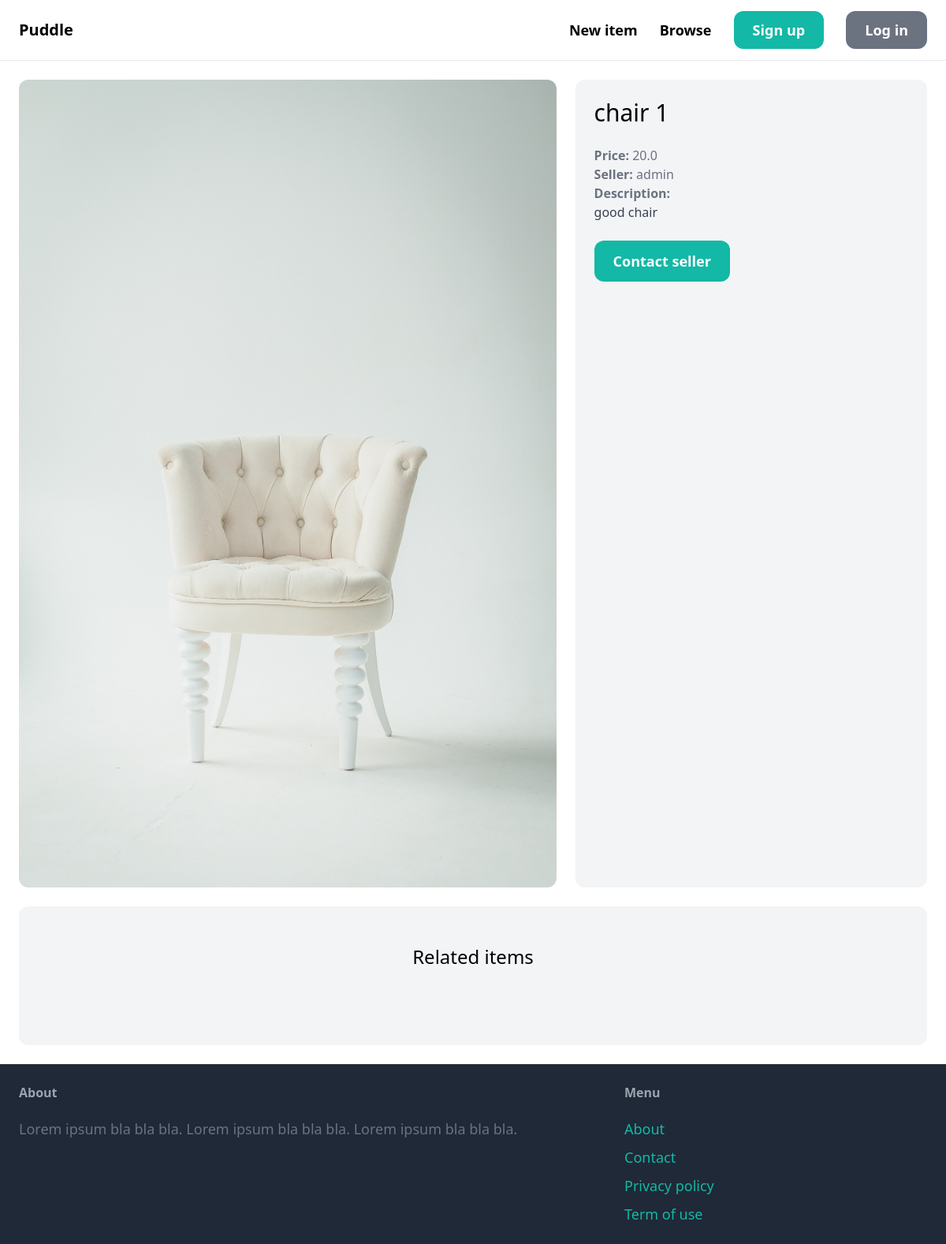
/items/5/, run on the app's committed database.
### item/models.py (models this page shows, shortened)
class Item(models.Model):
    category = models.ForeignKey(Category, related_name='items', on_delete=models.CASCADE)
    name = models.CharField(max_length=255)
    description = models.TextField(blank=True, null=True)
    price = models.FloatField()
    image = models.ImageField(upload_to='item_images', blank=True, null=True)
    is_sold = models.BooleanField(default=False)
    created_by = models.ForeignKey(User, related_name='items', on_delete=models.CASCADE)
    created_at = models.DateTimeField(auto_now_add=True)

### item/views.py (the view)
# urls.py: path('<int:pk>/', views.detail, name='detail'),
def detail(request, pk):
    item = get_object_or_404(Item, pk=pk)
    related_items = Item.objects.filter(category=item.category, is_sold=False).exclude(pk=pk)[0:3]
    return render(request, 'item/detail.html', {
        'item': item,
        'related_items': related_items
    })

### item/templates/item/detail.html (shortened to what this page needs)
{% extends 'core/base.html' %}
{% block content %}
<div class="grid grid-cols-5 gap-6">
    <div class="col-span-3">
        <img src="{{ item.image.url }}" class="rounded-xl">
    </div>
    <div class="col-span-2 p-6 bg-gray-100 rounded-xl">
        <h1 class="mb-6 text-3xl">{{ item.name }}</h1>
        <p class="text-gray-500"><strong>Price: </strong>{{ item.price }}</p>
        <p class="text-gray-500"><strong>Seller: </strong>{{ item.created_by.username }}</p>
        {% if item.description %}
            <p class="text-gray-700">
                <strong class="text-gray-500">Description:</strong><br>
                {{ item.description }}
            </p>
        {% endif %}
        {% if request.user == item.created_by %}
            <div class="mt-6 p-6 bg-white rounded-xl">
                <p>This is your item!</p>
                <a href="{% url 'item:edit' item.id %}" class="inline-block mt-6 px-6 py-3 text-lg font-semibold bg-teal-500 text-white rounded-xl">Edit</a>
                <a href="{% url 'item:delete' item.id %}" class="inline-block mt-6 px-6 py-3 text-lg font-semibold bg-red-500 text-white rounded-xl">Delete</a>
            </div>
        {% else %}
            <a href="{% url 'conversation:new' item.id %}" class="inline-block mt-6 px-6 py-3 text-lg font-semibold bg-teal-500 text-white rounded-xl hover:bg-teal-700">Contact seller</a>
        {% endif %}
    </div>
</div>
<div class="mt-6 px-6 py-12 bg-gray-100 rounded-xl">
    <h2 class="mb-12 text-2xl text-center">Related items</h2>
</div>
{% endblock %}

### data on the page
Item: image (picture), name "chair 1", price "20.0", created_by.username "admin", description "good chair"
